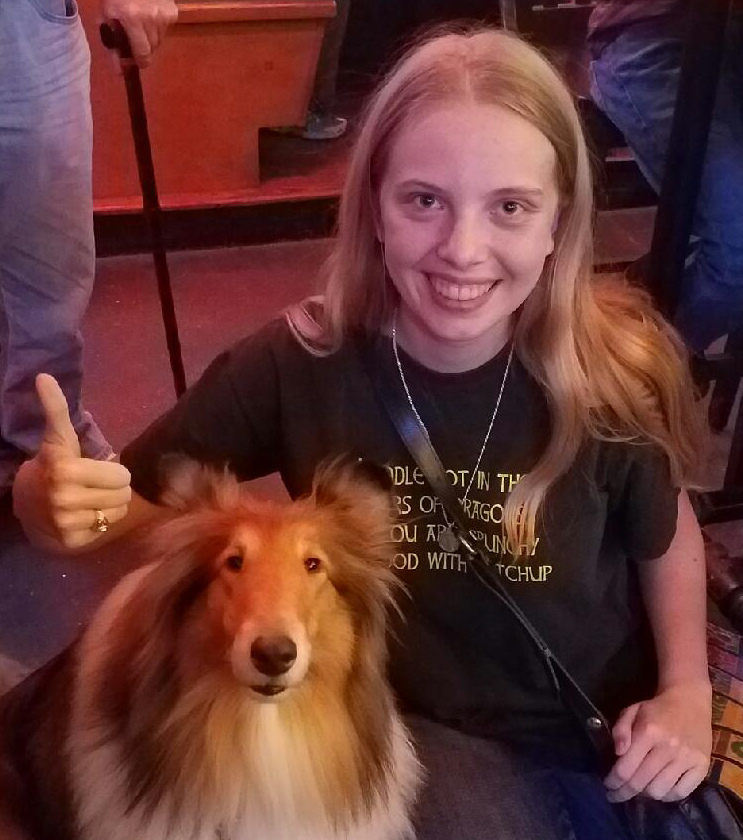
#> input picture KimAndRev copy.tiff, 743 x 840 px
$ python -i zl187_image_processing.py   (imports and definitions only)
#> lines starting #> are read from the running program, lines starting #| are printed output that depends on the picture
import skimage as ski
import matplotlib.pyplot as plt
import numpy as np
import timeit


def plot_his(image):
    """Plot histogram for an input image

    Args:
        image: input image data (should be ndarray)

    returns:
        his: normalized histogram value
        bins: graylevel scale values
    """
    color = check_color_or_gray(image)
    if color != 0:
        if color == 1:
            his, bins = ski.exposure.histogram(image, normalize=True)
            plt.plot(bins, his)
            plt.show()
            plt.tight_layout()
            outfig = make_figbw(his, bins)
            plt.close()
        if color == 2:
            his1, bins1 = ski.exposure.histogram(image[:, :, 0],
                                                 normalize=True)
            his2, bins2 = ski.exposure.histogram(image[:, :, 1],
                                                 normalize=True)
            his3, bins3 = ski.exposure.histogram(image[:, :, 2],
                                                 normalize=True)

            his = np.array([his1, his2,
                            his3])
            bins = np.array([bins1, bins2,
                             bins3])
            # [6 lines of commented-out code are left out]
            outfig = make_fig(his1, bins1, his2, bins2, his3, bins3)
            plt.close()
    else:
        outfig = ("The image format is not correct.")
        his = 0
        bins = 0
    return [outfig, his, bins]


# [24 lines left out: function make_fig, not called in this run]


def make_figbw(his1, bins1):
    """ Converts histogram into image that can
        be returned to user
    Args:
        his1: histogram values
        bins1: bins
    Returns:
        fig: Image of 1 channel histogram
    """
    fig = plt.figure()
    plt.plot(bins1, his1)
    plt.tick_params(labelsize=20)
    plt.tight_layout()
    fig.canvas.draw()
    data = np.fromstring(fig.canvas.tostring_rgb(), dtype=np.uint8, sep='')
    data = data.reshape(fig.canvas.get_width_height()[::-1] + (3,))
    plt.close()
    return data


# [99 lines left out: functions his_eq, con_str, log_com, rev, get_size, not called in this run]


def check_color_or_gray(image):
    """Check the image is in color or grayscale

    Args:
        image: input image data (should be ndarray)

    returns:
        color: a number that indicates whether the image is in color
               or grayscale
    """
    color = 0
    siz = np.shape(image)
    dim = len(siz)
    if dim == 2:
        color = 1
    if dim == 3:
        color = 2
    if color == 0:
        print("The image format is not correct.")
    return color

>>> import cv2
>>> picture = cv2.imread('KimAndRev copy.tiff', cv2.IMREAD_GRAYSCALE)
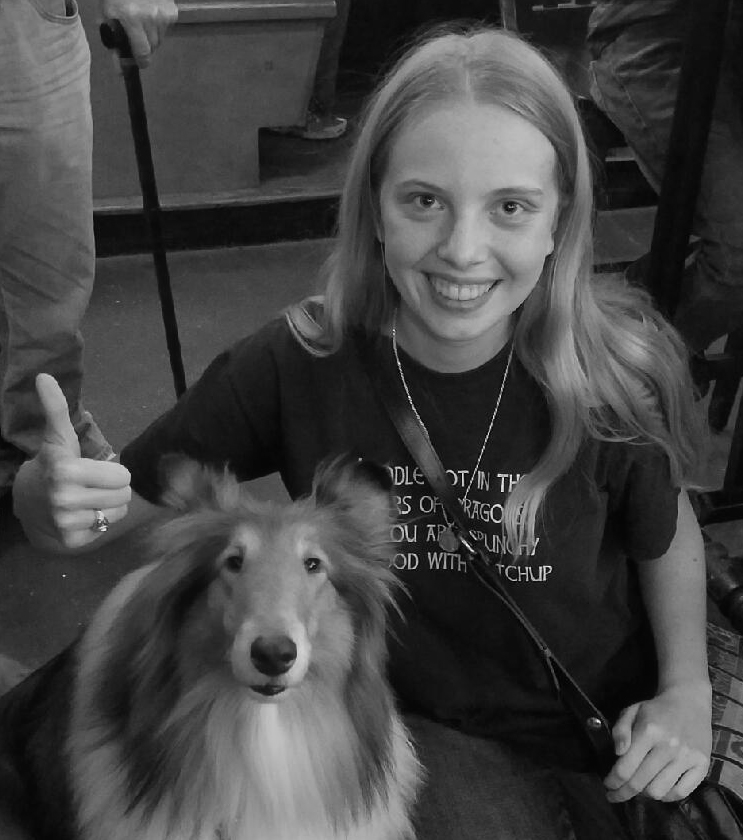
#> picture: shape (840, 743); min 1, max 252, mean 67
>>> result = plot_his(picture)
#> in plot_his, `color = check_color_or_gray(image)`: color = 1
#> in plot_his, `his, bins = ski.exposure.histogram(image, normalize=True)`: his = 252 values, max 0.0154 at index 14, min 0 at index 237, mean 0.00397; bins = 252 values from 1 to 252
#> in plot_his, `plt.show()`:
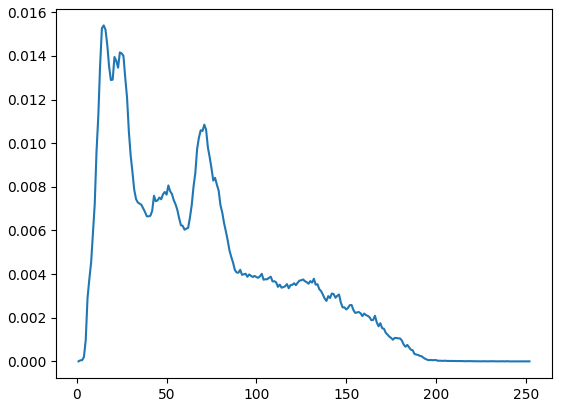
#> figure drawn by matplotlib, 1 panel; curve peaks at x = 15, y = 0.0154
#> in make_figbw, `plt.close()`:
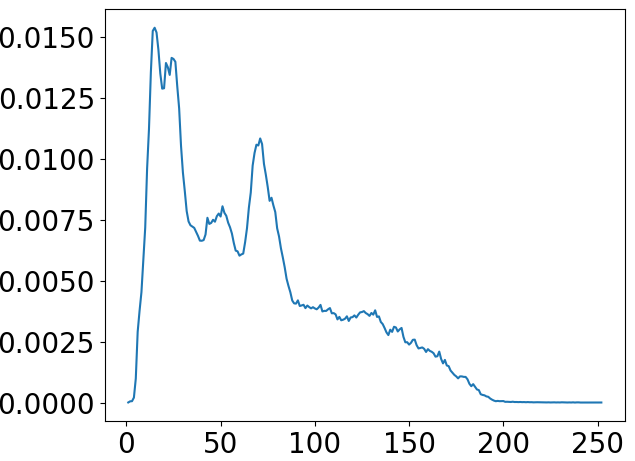
#> figure drawn by matplotlib, 1 panel; curve peaks at x = 15, y = 0.0154
#> in plot_his, `outfig = make_figbw(his, bins)`:
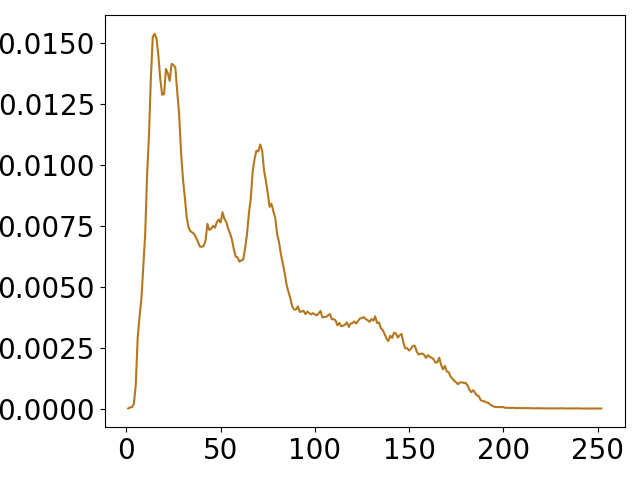
#> outfig: shape (480, 640, 3); mean of channels 0, 1, 2 246, 246.9, 247.6; drawn as B, G, R
#> result = 3 items
